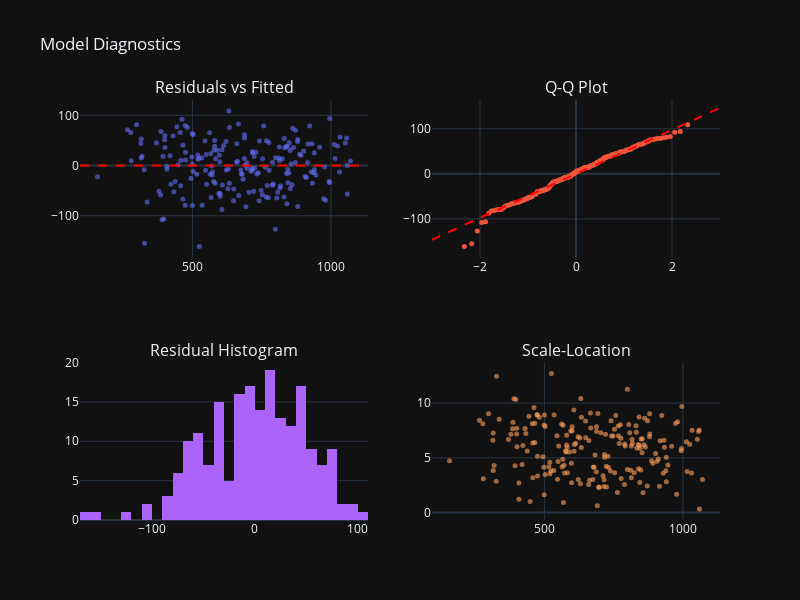

The code cell stored with this chart in its notebook:
### Markdown cell above
##### Problem 7 c, d, e

### Code cell
from plotly.subplots import make_subplots
import plotly.graph_objects as go
from scipy import stats

xReg = dfModel[['Area', 'Age', 'Floors', 'DRetail', 'DIndustrial']].values

xTrainReg, xTestReg, yTrainReg, yTestReg = train_test_split(
    xReg, yFull, test_size=0.2, random_state=42
)

scalerReg = StandardScaler()
xTrainScaled = xTrainReg.copy().astype(float)
xTestScaled = xTestReg.copy().astype(float)
xTrainScaled[:, :3] = scalerReg.fit_transform(xTrainReg[:, :3])
xTestScaled[:, :3] = scalerReg.transform(xTestReg[:, :3])

alphas = np.logspace(-2, 2, 50)

ridgeCvFull = GridSearchCV(Ridge(), {'alpha': alphas}, cv=5, scoring='neg_mean_squared_error')
ridgeCvFull.fit(xTrainScaled, yTrainReg)

lassoCvFull = GridSearchCV(Lasso(max_iter=10000), {'alpha': alphas}, cv=5, scoring='neg_mean_squared_error')
lassoCvFull.fit(xTrainScaled, yTrainReg)

olsFull = LinearRegression().fit(xTrainScaled, yTrainReg)

## Part D)
bestModel = model3
fittedValues = bestModel.fittedvalues
residualsDiag = bestModel.resid

fig = make_subplots(rows=2, cols=2,
                   subplot_titles=('Residuals vs Fitted', 'Q-Q Plot',
                                  'Residual Histogram', 'Scale-Location'))

fig.add_trace(
    go.Scatter(x=fittedValues, y=residualsDiag, mode='markers',
               marker=dict(size=5, opacity=0.6)),
    row=1, col=1
)
fig.add_hline(y=0, line_dash='dash', line_color='red', row=1, col=1)

sortedResiduals = np.sort(residualsDiag)
theoreticalQuantiles = stats.norm.ppf(np.linspace(0.01, 0.99, len(residualsDiag)))
fig.add_trace(
    go.Scatter(x=theoreticalQuantiles, y=sortedResiduals, mode='markers',
               marker=dict(size=5)),
    row=1, col=2
)

fig.add_trace(
    go.Scatter(x=[-3, 3], y=[-3*np.std(residualsDiag), 3*np.std(residualsDiag)],
               mode='lines', line=dict(dash='dash', color='red')),
    row=1, col=2
)

fig.add_trace(
    go.Histogram(x=residualsDiag, nbinsx=30),
    row=2, col=1
)

fig.add_trace(
    go.Scatter(x=fittedValues, y=np.sqrt(np.abs(residualsDiag)), mode='markers',
               marker=dict(size=5, opacity=0.6)),
    row=2, col=2
)

fig.update_layout(height=600, width=800, title_text='Model Diagnostics', showlegend=False)
fig.show()

print("DIAGNOSTIC TESTS:")
_, pNormal = stats.shapiro(residualsDiag[:50])
print(f"Normality (Shapiro-Wilk): p = {pNormal:.4f}")

print("Heteroscedasticity: Check Scale-Location plot for patterns")

## Part F
def predictEnergy(area, age, floors, buildingType, model=model3):
    dRetail = 1 if buildingType == 'Retail' else 0
    dIndustrial = 1 if buildingType == 'Industrial' else 0

    xNew = np.array([[1, area, age, floors, dRetail, dIndustrial]])
    yPred = model.predict(xNew)[0]
    residualStd = np.sqrt(model.mse_resid)
    tValue = stats.t.ppf(0.975, model.df_resid)
    piLower = yPred - tValue * residualStd
    piUpper = yPred + tValue * residualStd

    return {
        'Point Prediction': round(yPred, 2),
        '95% PI Lower': round(piLower, 2),
        '95% PI Upper': round(piUpper, 2),
        'Unit': 'MWh/year'
    }

print("PREDICTION TOOL TEST")
print("="*60)
prediction = predictEnergy(2000, 10, 5, 'Office')
print("\nPrediction Results:")
for key, value in prediction.items():
    print(f"  {key}: {value}")

### Figure 1 — Plotly figure (JSON) as saved in the notebook; plotly's stock layout.template omitted (floating-point values rounded to 4 significant figures; data arrays with more than 128 entries replaced by an {"elided": "..."} marker saying what was removed)
{"data": [{"marker": {"opacity": 0.6, "size": 5}, "mode": "markers", "x": {"elided": "200 float values"}, "y": {"elided": "200 float values"}, "type": "scatter", "xaxis": "x", "yaxis": "y"}, {"marker": {"size": 5}, "mode": "markers", "x": {"elided": "200 float values"}, "y": {"elided": "200 float values"}, "type": "scatter", "xaxis": "x2", "yaxis": "y2"}, {"line": {"color": "red", "dash": "dash"}, "mode": "lines", "x": [-3, 3], "y": [-146.3, 146.3], "type": "scatter", "xaxis": "x2", "yaxis": "y2"}, {"nbinsx": 30, "x": {"elided": "200 float values"}, "type": "histogram", "xaxis": "x3", "yaxis": "y3"}, {"marker": {"opacity": 0.6, "size": 5}, "mode": "markers", "x": {"elided": "200 float values"}, "y": {"elided": "200 float values"}, "type": "scatter", "xaxis": "x4", "yaxis": "y4"}], "layout": {"xaxis": {"anchor": "y", "domain": [0.0, 0.45]}, "yaxis": {"anchor": "x", "domain": [0.625, 1.0]}, "xaxis2": {"anchor": "y2", "domain": [0.55, 1.0]}, "yaxis2": {"anchor": "x2", "domain": [0.625, 1.0]}, "xaxis3": {"anchor": "y3", "domain": [0.0, 0.45]}, "yaxis3": {"anchor": "x3", "domain": [0.0, 0.375]}, "xaxis4": {"anchor": "y4", "domain": [0.55, 1.0]}, "yaxis4": {"anchor": "x4", "domain": [0.0, 0.375]}, "annotations": [{"font": {"size": 16}, "showarrow": false, "text": "Residuals vs Fitted", "x": 0.225, "xanchor": "center", "xref": "paper", "y": 1.0, "yanchor": "bottom", "yref": "paper"}, {"font": {"size": 16}, "showarrow": false, "text": "Q-Q Plot", "x": 0.775, "xanchor": "center", "xref": "paper", "y": 1.0, "yanchor": "bottom", "yref": "paper"}, {"font": {"size": 16}, "showarrow": false, "text": "Residual Histogram", "x": 0.225, "xanchor": "center", "xref": "paper", "y": 0.375, "yanchor": "bottom", "yref": "paper"}, {"font": {"size": 16}, "showarrow": false, "text": "Scale-Location", "x": 0.775, "xanchor": "center", "xref": "paper", "y": 0.375, "yanchor": "bottom", "yref": "paper"}], "shapes": [{"line": {"color": "red", "dash": "dash"}, "type": "line", "x0": 0, "x1": 1, "xref": "x domain", "y0": 0, "y1": 0, "yref": "y"}], "title": {"text": "Model Diagnostics"}, "height": 600, "width": 800, "showlegend": false}}
